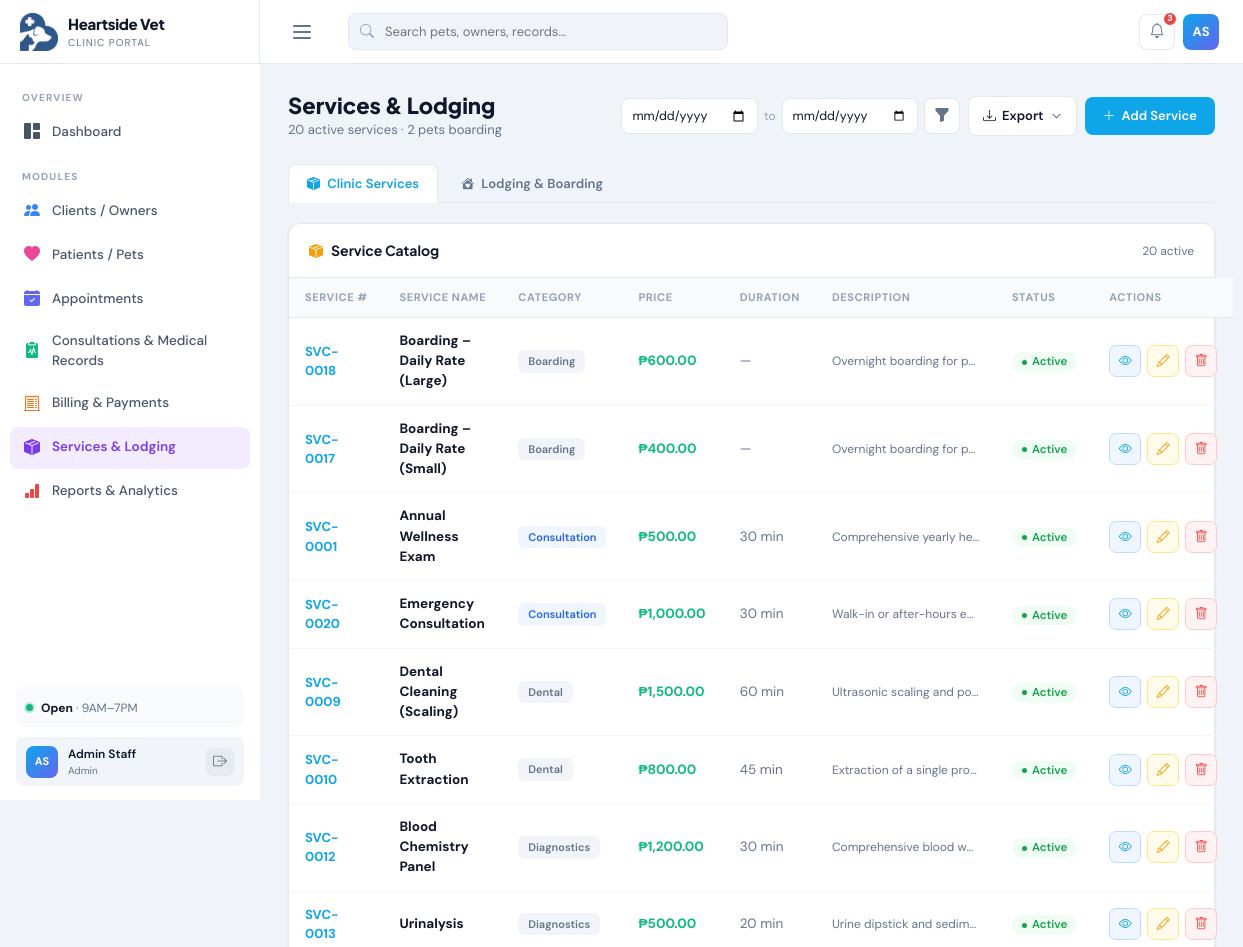
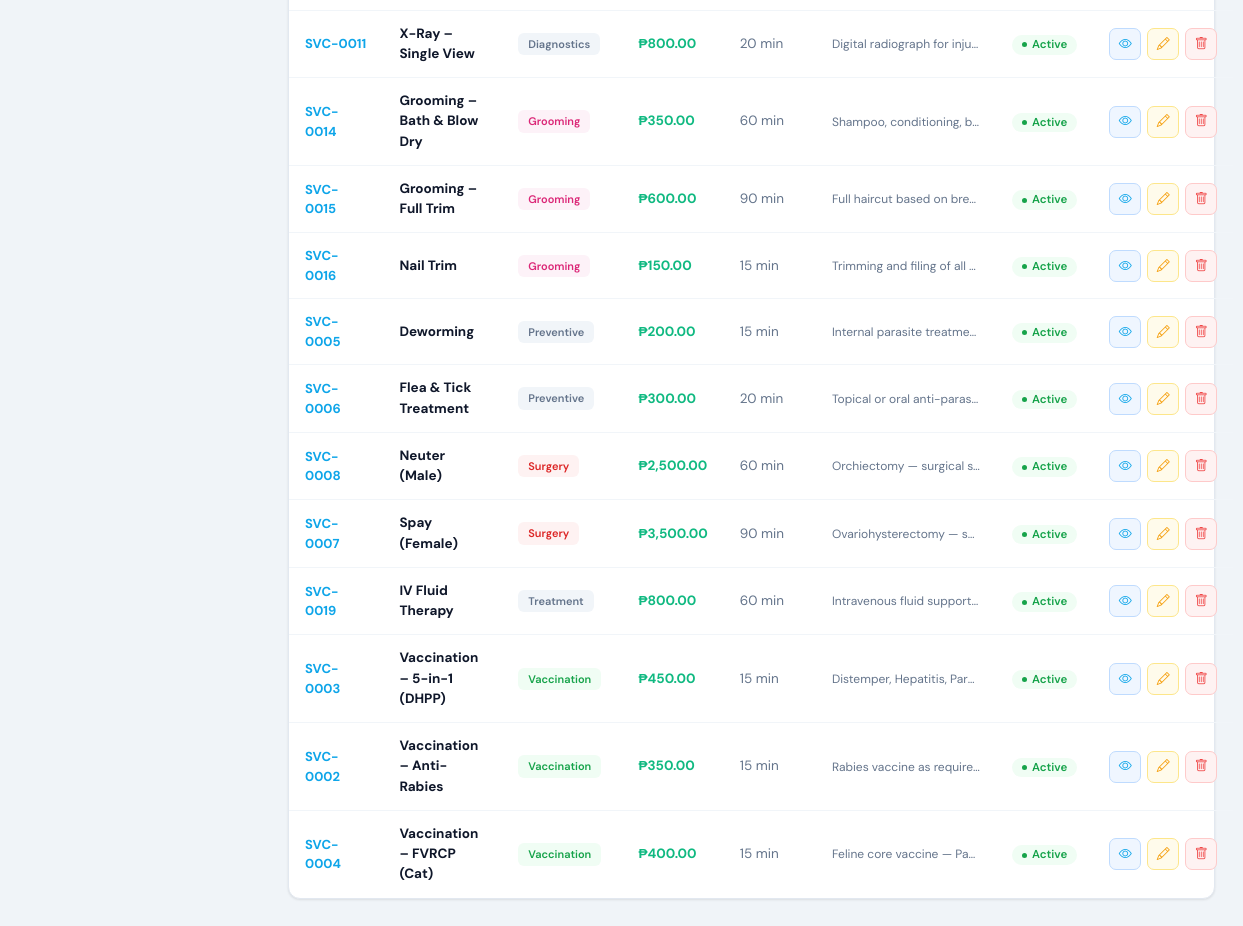
The app's page /services.php (signed in) with its own data (2 pictures, top to bottom).
### tables this page shows
CREATE TABLE `services` (
  `ServiceID` int(11) NOT NULL,
  `ServiceName` varchar(150) NOT NULL,
  `Category` varchar(100) DEFAULT NULL,
  `Price` decimal(10,2) NOT NULL DEFAULT 0.00,
  `Duration` int(11) DEFAULT NULL COMMENT 'Duration in minutes',
  `Description` text DEFAULT NULL,
  `IsActive` tinyint(1) NOT NULL DEFAULT 1,
  `IsDeleted` tinyint(1) NOT NULL DEFAULT 0,
  `CreatedAt` datetime NOT NULL DEFAULT current_timestamp(),
  `UpdatedAt` datetime NOT NULL DEFAULT current_timestamp() ON UPDATE current_timestamp()
);

### services.php (the view, shortened to what this page needs)
<?php
include('dbconnect.php');
include('header.php');
$activeTab     = $_GET['tab'] ?? 'services';
$totalSvcs     = $conn->query("SELECT COUNT(*) FROM services WHERE IsActive=1 AND IsDeleted=0")->fetch_row()[0];
$activeLodging = $conn->query("SELECT COUNT(*) FROM lodging WHERE Status='Active'")->fetch_row()[0];
$dateFrom = $_GET['date_from'] ?? '';
$dateTo   = $_GET['date_to']   ?? '';
$dateSql  = '';
$catColors = [
    'Consultation' => '#eff6ff:#2563eb',
    'Grooming'     => '#fdf2f8:#db2777',
    'Surgery'      => '#fef2f2:#dc2626',
    'Vaccination'  => '#f0fdf4:#16a34a',
    'Lodging'      => '#f5f3ff:#7c3aed',
    'Laboratory'   => '#fffbeb:#d97706',
    'Other'        => '#f1f5f9:#64748b',
];
function catStyle($cat, $colors) {
    $p = explode(':', $colors[$cat] ?? '#f1f5f9:#64748b');
    return "background:{$p[0]};color:{$p[1]};";
}
?>
<div class="page-header">
    <div class="page-header-left">
        <h1>Services & Lodging</h1>
        <p><?= $totalSvcs ?> active services · <?= $activeLodging ?> pets boarding</p>
    </div>
    <div class="page-header-actions">
        <form method="get" class="date-filter-form">
            <input type="date" name="date_from" value="<?= htmlspecialchars($dateFrom) ?>" class="date-filter-input" title="<?= $activeTab === 'lodging' ? 'Check-in date from' : 'Date registered from' ?>">
            <span class="date-filter-sep">to</span>
            <input type="date" name="date_to" value="<?= htmlspecialchars($dateTo) ?>" class="date-filter-input" title="<?= $activeTab === 'lodging' ? 'Check-in date to' : 'Date registered to' ?>">
            <button type="submit" class="btn-date-filter" title="Filter by date"><i class="bi bi-funnel-fill"></i></button>
        </form>
        <div class="export-dropdown-wrap">
            <button class="btn-export" onclick="toggleExportMenu('exportMenuServices',this)">
                <i class="bi bi-download"></i> Export <i class="bi bi-chevron-down chevron"></i>
            </button>
        </div>
        <?php if ($activeTab === 'services'): ?>
        <button class="btn-main btn-teal" data-bs-toggle="modal" data-bs-target="#svcModal" onclick="openAddSvc()"><i class="bi bi-plus-lg"></i> Add Service</button>
        <?php else: ?>
        <button class="btn-main" style="background:#7c3aed;color:#fff;" data-bs-toggle="modal" data-bs-target="#lodgeModal"><i class="bi bi-house-heart-fill"></i> Check In Pet</button>
        <?php endif; ?>
    </div>
</div>
<div class="nav-tabs-modern">
    <a class="nav-tab <?= $activeTab === 'services' ? 'active' : '' ?>" href="?tab=services<?= $dateFrom !== '' ? '&date_from='.urlencode($dateFrom) : '' ?><?= $dateTo !== '' ? '&date_to='.urlencode($dateTo) : '' ?>"><i class="bi bi-box-seam-fill me-1"></i> Clinic Services</a>
    <a class="nav-tab <?= $activeTab === 'lodging'  ? 'active' : '' ?>" href="?tab=lodging<?= $dateFrom !== '' ? '&date_from='.urlencode($dateFrom) : '' ?><?= $dateTo !== '' ? '&date_to='.urlencode($dateTo) : '' ?>"><i class="bi bi-house-heart-fill me-1"></i> Lodging & Boarding</a>
</div>
<?php if ($activeTab === 'services'): ?>
<div class="card">
    <div class="card-header">
        <span class="card-header-title"><i class="bi bi-box-seam-fill me-2" style="color:#f59e0b;"></i>Service Catalog</span>
        <span style="font-size:12px;color:var(--muted);"><?= $totalSvcs ?> active</span>
    </div>
    <div class="card-body p-0">
        <table class="modern-table">
            <thead><tr><th>Service #</th><th>Service Name</th><th>Category</th><th>Price</th><th>Duration</th><th>Description</th><th>Status</th><th>Actions</th></tr></thead>
            <tbody>
            <?php
            $res = $conn->query("SELECT * FROM services WHERE IsDeleted=0 $dateSql ORDER BY Category, ServiceName");
            $highlightSvcID = isset($_GET['highlight']) ? intval($_GET['highlight']) : 0;
            while ($row = $res->fetch_assoc()):
                $json = htmlspecialchars(json_encode($row));
            ?>
            <tr id="row-svc-<?= $row['ServiceID'] ?>" class="<?= ($highlightSvcID && $highlightSvcID == $row['ServiceID']) ? 'search-highlight-row' : '' ?>">
                <td><div style="font-weight:700; font-size:13px; color:var(--teal);">SVC-<?= str_pad($row['ServiceID'], 4, '0', STR_PAD_LEFT) ?></div></td>
                <td style="font-weight:700;"><?= htmlspecialchars($row['ServiceName']) ?></td>
                <td><span class="cat-badge" style="<?= catStyle($row['Category'], $catColors) ?>"><?= $row['Category'] ?></span></td>
                <td style="font-weight:700;color:var(--green);">₱<?= number_format($row['Price'], 2) ?></td>
                <td style="color:var(--muted);"><?= $row['Duration'] ? $row['Duration'] . ' min' : '—' ?></td>
                <td style="font-size:12px;color:var(--muted);max-width:180px;white-space:nowrap;overflow:hidden;text-overflow:ellipsis;"><?= htmlspecialchars($row['Description']) ?></td>
                <td><span class="badge-modern <?= $row['IsActive'] ? 'badge-active' : 'badge-inactive' ?>"><?= $row['IsActive'] ? 'Active' : 'Inactive' ?></span></td>
                <td>
                    <div style="display:flex;gap:6px;">
                        <button class="btn-icon btn-icon-view" onclick="viewSvc(<?= $json ?>)" title="View"><i class="bi bi-eye"></i></button>
                        <button class="btn-icon btn-icon-edit" onclick="openEditSvc(<?= $json ?>)" title="Edit"><i class="bi bi-pencil"></i></button>
                        <a href="services.php?delete_service=<?= $row['ServiceID'] ?>" class="btn-icon btn-icon-delete" title="Remove"
                           onclick="return confirm('Remove this service?')"><i class="bi bi-trash"></i></a>
                    </div>
                </td>
            </tr>
            <?php endwhile; ?>
            </tbody>
        </table>
    </div>
</div>
<?php endif; ?>
<?php include('footer.php'); ?>

### records on screen
services: ServiceID "0018", ServiceName "Boarding – Daily Rate (Large)", Category "Boarding", Price "600.00", Description "Overnight boarding for p…", IsActive "Active"
services: ServiceID "0017", ServiceName "Boarding – Daily Rate (Small)", Category "Boarding", Price "400.00", Description "Overnight boarding for p…", IsActive "Active"
services: ServiceID "0001", ServiceName "Annual Wellness Exam", Category "Consultation", Price "500.00", Duration "30", Description "Comprehensive yearly he…", IsActive "Active"
services: ServiceID "0020", ServiceName "Emergency Consultation", Category "Consultation", Price "1,000.00", Duration "30", Description "Walk-in or after-hours e…", IsActive "Active"
services: ServiceID "0009", ServiceName "Dental Cleaning (Scaling)", Category "Dental", Price "1,500.00", Duration "60", Description "Ultrasonic scaling and po…", IsActive "Active"
services: ServiceID "0010", ServiceName "Tooth Extraction", Category "Dental", Price "800.00", Duration "45", Description "Extraction of a single pro…", IsActive "Active"
services: ServiceID "0012", ServiceName "Blood Chemistry Panel", Category "Diagnostics", Price "1,200.00", Duration "30", Description "Comprehensive blood w…", IsActive "Active"
services: ServiceID "0013", ServiceName "Urinalysis", Category "Diagnostics", Price "500.00", Duration "20", Description "Urine dipstick and sedim…", IsActive "Active"
services: ServiceID "0011", ServiceName "X-Ray – Single View", Category "Diagnostics", Price "800.00", Duration "20", Description "Digital radiograph for inju…", IsActive "Active"
services: ServiceID "0014", ServiceName "Grooming – Bath & Blow Dry", Category "Grooming", Price "350.00", Duration "60", Description "Shampoo, conditioning, b…", IsActive "Active"
services: ServiceID "0015", ServiceName "Grooming – Full Trim", Category "Grooming", Price "600.00", Duration "90", Description "Full haircut based on bre…", IsActive "Active"
services: ServiceID "0016", ServiceName "Nail Trim", Category "Grooming", Price "150.00", Duration "15", Description "Trimming and filing of all…", IsActive "Active"
services: ServiceID "0005", ServiceName "Deworming", Category "Preventive", Price "200.00", Duration "15", Description "Internal parasite treatme…", IsActive "Active"
services: ServiceID "0006", ServiceName "Flea & Tick Treatment", Category "Preventive", Price "300.00", Duration "20", Description "Topical or oral anti-paras…", IsActive "Active"
services: ServiceID "0008", ServiceName "Neuter (Male)", Category "Surgery", Price "2,500.00", Duration "60", Description "Orchiectomy — surgical s…", IsActive "Active"
services: ServiceID "0007", ServiceName "Spay (Female)", Category "Surgery", Price "3,500.00", Duration "90", Description "Ovariohysterectomy — s…", IsActive "Active"
services: ServiceID "0019", ServiceName "IV Fluid Therapy", Category "Treatment", Price "800.00", Duration "60", Description "Intravenous fluid support…", IsActive "Active"
services: ServiceID "0003", ServiceName "Vaccination – 5-in-1 (DHPP)", Category "Vaccination", Price "450.00", Duration "15", Description "Distemper, Hepatitis, Par…", IsActive "Active"
services: ServiceID "0002", ServiceName "Vaccination – Anti-Rabies", Category "Vaccination", Price "350.00", Duration "15", Description "Rabies vaccine as require…", IsActive "Active"
services: ServiceID "0004", ServiceName "Vaccination – FVRCP (Cat)", Category "Vaccination", Price "400.00", Duration "15", Description "Feline core vaccine — Pa…", IsActive "Active"

### other values on screen
$userInitials "AS"
$userName "Admin Staff"
$userRole "Admin"
$totalSvcs "20"
$activeLodging "2"
